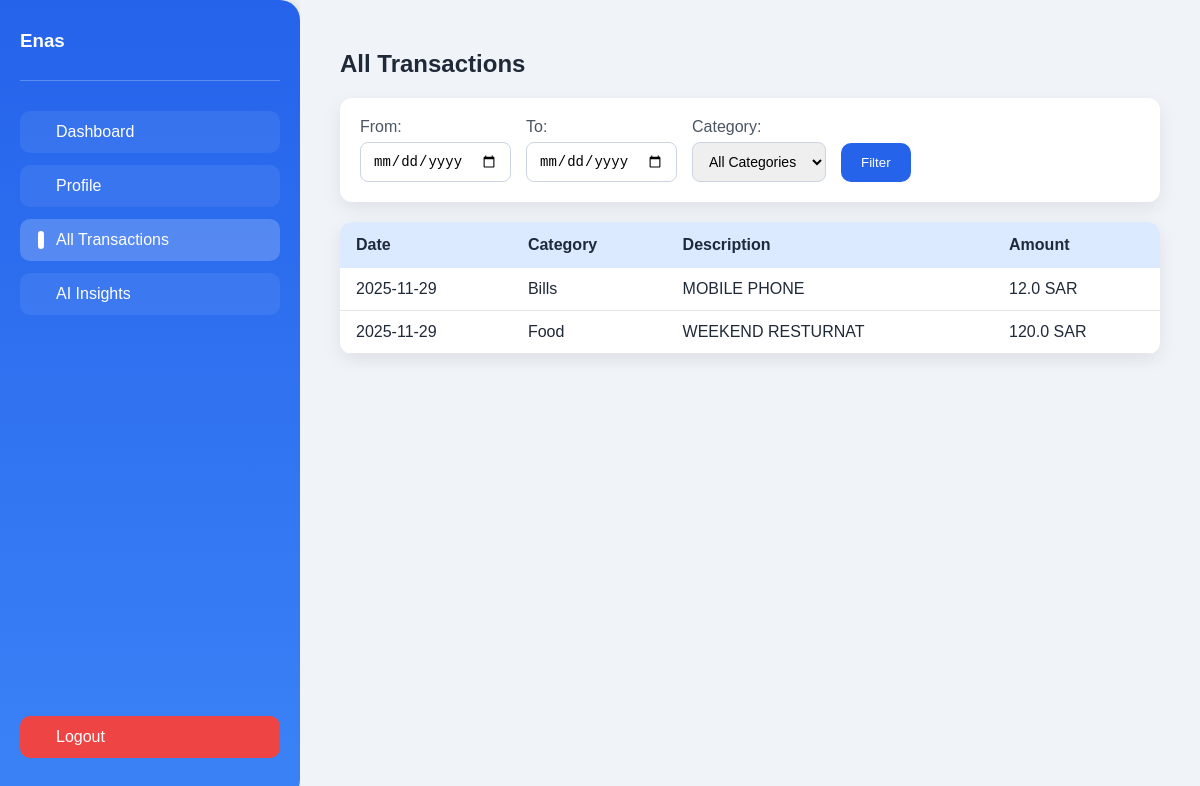
Screenshot of /transactions (signed in) with the database file from the repository.
### models.py (models this page shows)
class User(db.Model):
    id = db.Column(db.Integer, primary_key=True)
    name = db.Column(db.String(150), nullable=False)
    email = db.Column(db.String(150), unique=True, nullable=False)
    password_hash = db.Column(db.String(256), nullable=False)
    birthday = db.Column(db.Date, nullable=False)
    income = db.Column(db.Float, nullable=False)
    currency = db.Column(db.String(10), nullable=False, default='SAR')
    budget_style = db.Column(db.String(50), default='Balanced')
    goals = db.Column(db.String(500))
    week_start = db.Column(db.String(20), default='Monday')
    gender = db.Column(db.String(20), nullable=False)
    created_at = db.Column(db.DateTime, default=datetime.utcnow)

class Expense(db.Model):
    id = db.Column(db.Integer, primary_key=True)
    user_id = db.Column(db.Integer, db.ForeignKey('user.id'), nullable=False)
    amount = db.Column(db.Float, nullable=False)
    category = db.Column(db.String(50), nullable=False)
    description = db.Column(db.String(200))
    date = db.Column(db.DateTime, default=datetime.utcnow)
    user = db.relationship('User', backref=db.backref('expenses', lazy=True))

### app.py (the view)
@app.route('/transactions')
def all_transactions():
    user = get_current_user()
    if user is None:
        return redirect(url_for('login'))
    start = request.args.get('start')
    end = request.args.get('end')
    category = request.args.get('category')
    query = Expense.query.filter_by(user_id=user.id)
    if start:
        query = query.filter(func.date(Expense.date) >= start)
    if end:
        query = query.filter(func.date(Expense.date) <= end)
    if category:
        query = query.filter_by(category=category)
    expenses = query.order_by(Expense.date.desc()).all()
    return render_template('all_transactions.html', expenses=expenses, categories=CATEGORIES, user=user)

### app.py (called while the page is built)
def get_current_user():
    user_id = session.get('user_id')
    if not user_id:
        return None
    user = User.query.get(user_id)
    if user is None:
        return None
    _ = user.email
    return user

### templates/all_transactions.html (shortened to what this page needs)
<!DOCTYPE html>
<html lang="en">
<head>
    <link rel="stylesheet" href="{{ url_for('static', filename='css/dashboard.css') }}">
</head>
<body>
<div class="dashboard-container">
    <div class="sidebar">
        <div class="user-info">
            <h3>{{ user.name }}</h3>
        </div>
        <a href="{{ url_for('dashboard') }}" class="btn">Dashboard</a>
        <a href="{{ url_for('profile') }}" class="btn">Profile</a>
        <a href="{{ url_for('all_transactions') }}" class="btn active">All Transactions</a>
        <a href="{{ url_for('ai_insights_page') }}" class="btn">AI Insights</a>
        <a href="{{ url_for('logout') }}" class="btn logout">Logout</a>
    </div>
    <div class="main-content">
        <h2>All Transactions</h2>
        <form method="GET" class="filter-form">
            <div class="filter-group">
                <label>From:</label>
                <input type="date" name="start" value="{{request.args.get('start','')}}">
            </div>
            <div class="filter-group">
                <label>To:</label>
                <input type="date" name="end" value="{{request.args.get('end','')}}">
            </div>
            <div class="filter-group">
                <label>Category:</label>
                <select name="category">
                    <option value="">All Categories</option>
                </select>
            </div>
            <button type="submit" class="btn filter-btn">Filter</button>
        </form>
        <div class="table-container">
            <table>
                <thead>
                    <tr>
                        <th>Date</th>
                        <th>Category</th>
                        <th>Description</th>
                        <th>Amount</th>
                    </tr>
                </thead>
                <tbody>
                    {% for e in expenses %}
                    <tr>
                        <td>{{ e.date.strftime('%Y-%m-%d') }}</td>
                        <td>{{ e.category }}</td>
                        <td>{{ e.description }}</td>
                        <td>{{ e.amount }} {{ user.currency }}</td>
                    </tr>
                    {% else %}
                    <tr>
                        <td colspan="4" style="text-align:center;">No transactions found</td>
                    </tr>
                    {% endfor %}
                </tbody>
            </table>
        </div>
    </div>
</div>
</body>
</html>

### static/css/dashboard.css (style rules this page uses)
body { margin: 0; font-family: "Poppins", sans-serif; background-color: #f0f4f8; color: #1f2937; }
.dashboard-container { display: flex; min-height: 100vh; }
.sidebar { width: 260px; background: linear-gradient(180deg, #2563eb, #3b82f6); color: #fff; display: flex; flex-direction: column; padding: 30px 20px; box-shadow: 2px 0 15px rgba(0,0,0,0.1); border-radius: 0 20px 20px 0; }
.sidebar h2, .sidebar h3 { margin: 0 0 8px 0; font-weight: 700; }
.sidebar .user-info { margin-bottom: 30px; border-bottom: 1px solid rgba(255,255,255,0.25); padding-bottom: 20px; }
.sidebar .btn { display: flex; align-items: center; padding: 12px 18px; margin-bottom: 12px; border-radius: 10px; color: #fff; text-decoration: none; font-weight: 500; background: rgba(255,255,255,0.07); transition: all 0.2s ease; position: relative; }
.sidebar .btn:hover, .sidebar .btn.active { background-color: rgba(255,255,255,0.2); }
.sidebar .btn::before { content: ''; width: 6px; height: 100%; background-color: #fff; border-radius: 3px; margin-right: 12px; opacity: 0; transition: opacity 0.2s ease; }
.sidebar .btn.active::before, .sidebar .btn:hover::before { opacity: 1; }
.sidebar .logout { margin-top: auto; background-color: #ef4444; transition: all 0.2s ease; }
.main-content { flex: 1; padding: 30px 40px; background-color: #f0f4f8; overflow-y: auto; max-height: 100vh; }
.table-container { overflow-x: auto; border-radius: 12px; background: #fff; box-shadow: 0 6px 18px rgba(0,0,0,0.08); margin-bottom: 25px; }
table { width: 100%; border-collapse: collapse; min-width: 650px; }
thead { background-color: #dbeafe; }
thead th { padding: 14px 16px; text-align: left; font-weight: 600; color: #1e293b; }
tbody td { padding: 12px 16px; border-bottom: 1px solid #e5e7eb; }
.filter-form { display: flex; gap: 15px; flex-wrap: wrap; margin-bottom: 20px; align-items: flex-end; background: #fff; padding: 20px; border-radius: 12px; box-shadow: 0 6px 18px rgba(0,0,0,0.08); }
.filter-form .filter-group { display: flex; flex-direction: column; }
.filter-form label { font-weight: 500; margin-bottom: 6px; color: #4b5563; }
.filter-form input, .filter-form select { padding: 10px 12px; border-radius: 8px; border: 1px solid #cbd5e1; outline: none; font-size: 14px; }
.filter-btn { background-color: #2563eb; color: #fff; border: none; padding: 12px 20px; border-radius: 10px; cursor: pointer; font-weight: 500; transition: background 0.2s ease; }
.table-container { overflow-x: auto; border-radius: 12px; background: #fff; box-shadow: 0 6px 18px rgba(0,0,0,0.08); }

### rows the page displays
User: name "Enas", currency "SAR"
Expense: date "2025-11-29", category "Bills", description "MOBILE PHONE", amount "12.0"
Expense: date "2025-11-29", category "Food", description "WEEKEND RESTURNAT", amount "120.0"
